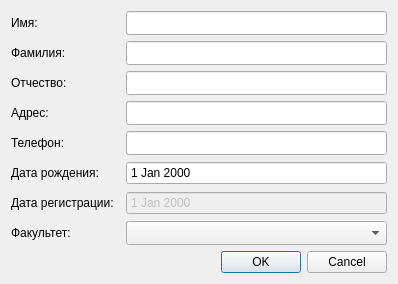
<?xml version="1.0" encoding="UTF-8"?>
<ui version="4.0">
 <class>EditAccountDialog</class>
 <widget class="QDialog" name="EditAccountDialog">
  <property name="geometry">
   <rect>
    <x>0</x>
    <y>0</y>
    <width>398</width>
    <height>281</height>
   </rect>
  </property>
  <property name="windowTitle">
   <string>Dialog</string>
  </property>
  <layout class="QGridLayout" name="gridLayout">
   <item row="4" column="0">
    <widget class="QLabel" name="label_5">
     <property name="text">
      <string>Телефон:</string>
     </property>
    </widget>
   </item>
   <item row="3" column="0">
    <widget class="QLabel" name="label_4">
     <property name="text">
      <string>Адрес:</string>
     </property>
    </widget>
   </item>
   <item row="2" column="0">
    <widget class="QLabel" name="label_3">
     <property name="text">
      <string>Отчество:</string>
     </property>
    </widget>
   </item>
   <item row="5" column="0">
    <widget class="QLabel" name="label_6">
     <property name="text">
      <string>Дата рождения:</string>
     </property>
    </widget>
   </item>
   <item row="1" column="2">
    <widget class="QLineEdit" name="surnameLineEdit">
     <property name="minimumSize">
      <size>
       <width>0</width>
       <height>24</height>
      </size>
     </property>
    </widget>
   </item>
   <item row="4" column="2">
    <widget class="QLineEdit" name="telephoneLineEdit">
     <property name="minimumSize">
      <size>
       <width>0</width>
       <height>24</height>
      </size>
     </property>
    </widget>
   </item>
   <item row="6" column="0">
    <widget class="QLabel" name="label_7">
     <property name="text">
      <string>Дата регистрации:</string>
     </property>
    </widget>
   </item>
   <item row="2" column="2">
    <widget class="QLineEdit" name="middleNameLineEdit">
     <property name="minimumSize">
      <size>
       <width>0</width>
       <height>24</height>
      </size>
     </property>
    </widget>
   </item>
   <item row="7" column="0">
    <widget class="QLabel" name="label_8">
     <property name="text">
      <string>Факультет:</string>
     </property>
    </widget>
   </item>
   <item row="0" column="0">
    <widget class="QLabel" name="label">
     <property name="text">
      <string>Имя:</string>
     </property>
    </widget>
   </item>
   <item row="0" column="2">
    <widget class="QLineEdit" name="nameLineEdit">
     <property name="minimumSize">
      <size>
       <width>0</width>
       <height>24</height>
      </size>
     </property>
    </widget>
   </item>
   <item row="1" column="0">
    <widget class="QLabel" name="label_2">
     <property name="text">
      <string>Фамилия:</string>
     </property>
    </widget>
   </item>
   <item row="3" column="2">
    <widget class="QLineEdit" name="adressLineEdit">
     <property name="minimumSize">
      <size>
       <width>0</width>
       <height>24</height>
      </size>
     </property>
    </widget>
   </item>
   <item row="8" column="0" colspan="3">
    <widget class="QDialogButtonBox" name="buttonBox">
     <property name="orientation">
      <enum>Qt::Horizontal</enum>
     </property>
     <property name="standardButtons">
      <set>QDialogButtonBox::Cancel|QDialogButtonBox::Ok</set>
     </property>
    </widget>
   </item>
   <item row="7" column="2">
    <widget class="QComboBox" name="departmentComboBox">
     <property name="minimumSize">
      <size>
       <width>0</width>
       <height>24</height>
      </size>
     </property>
    </widget>
   </item>
   <item row="5" column="2">
    <widget class="QDateEdit" name="birthDateEdit">
     <property name="minimumSize">
      <size>
       <width>0</width>
       <height>24</height>
      </size>
     </property>
     <property name="frame">
      <bool>true</bool>
     </property>
     <property name="readOnly">
      <bool>false</bool>
     </property>
     <property name="buttonSymbols">
      <enum>QAbstractSpinBox::NoButtons</enum>
     </property>
     <property name="keyboardTracking">
      <bool>true</bool>
     </property>
    </widget>
   </item>
   <item row="6" column="2">
    <widget class="QDateEdit" name="regDateEdit">
     <property name="enabled">
      <bool>false</bool>
     </property>
     <property name="minimumSize">
      <size>
       <width>0</width>
       <height>24</height>
      </size>
     </property>
     <property name="readOnly">
      <bool>false</bool>
     </property>
     <property name="buttonSymbols">
      <enum>QAbstractSpinBox::NoButtons</enum>
     </property>
     <property name="showGroupSeparator" stdset="0">
      <bool>false</bool>
     </property>
     <property name="calendarPopup">
      <bool>false</bool>
     </property>
    </widget>
   </item>
  </layout>
 </widget>
 <tabstops>
  <tabstop>nameLineEdit</tabstop>
  <tabstop>surnameLineEdit</tabstop>
  <tabstop>middleNameLineEdit</tabstop>
  <tabstop>adressLineEdit</tabstop>
  <tabstop>telephoneLineEdit</tabstop>
  <tabstop>departmentComboBox</tabstop>
 </tabstops>
 <resources/>
 <connections>
  <connection>
   <sender>buttonBox</sender>
   <signal>accepted()</signal>
   <receiver>EditAccountDialog</receiver>
   <slot>accept()</slot>
   <hints>
    <hint type="sourcelabel">
     <x>248</x>
     <y>254</y>
    </hint>
    <hint type="destinationlabel">
     <x>157</x>
     <y>274</y>
    </hint>
   </hints>
  </connection>
  <connection>
   <sender>buttonBox</sender>
   <signal>rejected()</signal>
   <receiver>EditAccountDialog</receiver>
   <slot>reject()</slot>
   <hints>
    <hint type="sourcelabel">
     <x>316</x>
     <y>260</y>
    </hint>
    <hint type="destinationlabel">
     <x>286</x>
     <y>274</y>
    </hint>
   </hints>
  </connection>
 </connections>
</ui>
